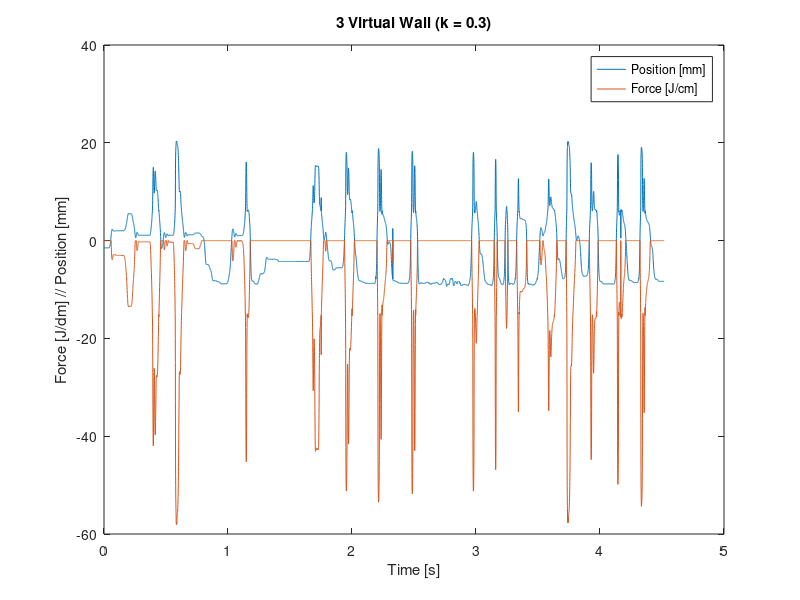

Source code (MATLAB):
load k0_3.txt;
[n,p] = size(k0_3);
t = 1:n;
t = t*0.05*0.01;
k0_3(:,2) = k0_3(:,2)*10;
plot(t,k0_3),
xlabel('Time [s]'), ylabel('Force [J/dm] // Position [mm]')
title('3 Virtual Wall (k = 0.3)'),
legend('Position [mm]', 'Force [J/cm]');
saveas(gcf, '3_virtual_wall_k0_3', 'svg');
